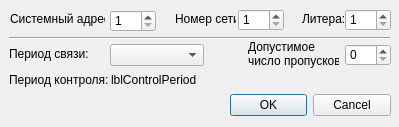
<?xml version="1.0" encoding="UTF-8"?>
<ui version="4.0">
 <class>SetNewNet</class>
 <widget class="QDialog" name="SetNewNet">
  <property name="geometry">
   <rect>
    <x>0</x>
    <y>0</y>
    <width>399</width>
    <height>127</height>
   </rect>
  </property>
  <property name="windowTitle">
   <string>Dialog</string>
  </property>
  <widget class="QDialogButtonBox" name="buttonBox">
   <property name="geometry">
    <rect>
     <x>230</x>
     <y>90</y>
     <width>161</width>
     <height>31</height>
    </rect>
   </property>
   <property name="orientation">
    <enum>Qt::Horizontal</enum>
   </property>
   <property name="standardButtons">
    <set>QDialogButtonBox::Cancel|QDialogButtonBox::Ok</set>
   </property>
  </widget>
  <widget class="QLabel" name="lblLit">
   <property name="geometry">
    <rect>
     <x>302</x>
     <y>6</y>
     <width>50</width>
     <height>26</height>
    </rect>
   </property>
   <property name="text">
    <string>Литера:</string>
   </property>
  </widget>
  <widget class="QLabel" name="lblNN">
   <property name="geometry">
    <rect>
     <x>175</x>
     <y>6</y>
     <width>61</width>
     <height>26</height>
    </rect>
   </property>
   <property name="sizePolicy">
    <sizepolicy hsizetype="Maximum" vsizetype="Preferred">
     <horstretch>0</horstretch>
     <verstretch>0</verstretch>
    </sizepolicy>
   </property>
   <property name="text">
    <string>Номер cети:</string>
   </property>
  </widget>
  <widget class="QSpinBox" name="spnBxNN">
   <property name="geometry">
    <rect>
     <x>238</x>
     <y>9</y>
     <width>46</width>
     <height>22</height>
    </rect>
   </property>
   <property name="sizePolicy">
    <sizepolicy hsizetype="Maximum" vsizetype="Fixed">
     <horstretch>0</horstretch>
     <verstretch>0</verstretch>
    </sizepolicy>
   </property>
   <property name="minimum">
    <number>1</number>
   </property>
   <property name="maximum">
    <number>126</number>
   </property>
  </widget>
  <widget class="QSpinBox" name="spnBxLit">
   <property name="geometry">
    <rect>
     <x>345</x>
     <y>9</y>
     <width>46</width>
     <height>22</height>
    </rect>
   </property>
   <property name="sizePolicy">
    <sizepolicy hsizetype="Maximum" vsizetype="Fixed">
     <horstretch>0</horstretch>
     <verstretch>0</verstretch>
    </sizepolicy>
   </property>
   <property name="minimum">
    <number>1</number>
   </property>
   <property name="maximum">
    <number>4</number>
   </property>
  </widget>
  <widget class="QLabel" name="lblSkipNum_txt">
   <property name="geometry">
    <rect>
     <x>248</x>
     <y>38</y>
     <width>91</width>
     <height>31</height>
    </rect>
   </property>
   <property name="text">
    <string>Допустимое
число пропусков:</string>
   </property>
  </widget>
  <widget class="QComboBox" name="cmbBxBindPeriod">
   <property name="geometry">
    <rect>
     <x>110</x>
     <y>44</y>
     <width>94</width>
     <height>22</height>
    </rect>
   </property>
  </widget>
  <widget class="QLabel" name="lblControlPeriod_txt">
   <property name="geometry">
    <rect>
     <x>9</x>
     <y>72</y>
     <width>101</width>
     <height>16</height>
    </rect>
   </property>
   <property name="text">
    <string>Период контроля:</string>
   </property>
  </widget>
  <widget class="QSpinBox" name="spnBxSkipNum">
   <property name="geometry">
    <rect>
     <x>345</x>
     <y>44</y>
     <width>46</width>
     <height>22</height>
    </rect>
   </property>
  </widget>
  <widget class="QLabel" name="lblBindPeriod_txt">
   <property name="geometry">
    <rect>
     <x>9</x>
     <y>46</y>
     <width>91</width>
     <height>16</height>
    </rect>
   </property>
   <property name="text">
    <string>Период связи:</string>
   </property>
  </widget>
  <widget class="QLabel" name="lblControlPeriod">
   <property name="geometry">
    <rect>
     <x>111</x>
     <y>72</y>
     <width>91</width>
     <height>16</height>
    </rect>
   </property>
   <property name="text">
    <string>lblControlPeriod</string>
   </property>
  </widget>
  <widget class="Line" name="line">
   <property name="geometry">
    <rect>
     <x>9</x>
     <y>30</y>
     <width>381</width>
     <height>16</height>
    </rect>
   </property>
   <property name="orientation">
    <enum>Qt::Horizontal</enum>
   </property>
  </widget>
  <widget class="QLabel" name="lblSysAddress">
   <property name="geometry">
    <rect>
     <x>10</x>
     <y>11</y>
     <width>95</width>
     <height>16</height>
    </rect>
   </property>
   <property name="text">
    <string>Системный адрес:</string>
   </property>
  </widget>
  <widget class="QSpinBox" name="spnBxSysAddress">
   <property name="geometry">
    <rect>
     <x>110</x>
     <y>10</y>
     <width>46</width>
     <height>22</height>
    </rect>
   </property>
   <property name="minimum">
    <number>1</number>
   </property>
   <property name="maximum">
    <number>3</number>
   </property>
  </widget>
 </widget>
 <resources/>
 <connections>
  <connection>
   <sender>buttonBox</sender>
   <signal>accepted()</signal>
   <receiver>SetNewNet</receiver>
   <slot>accept()</slot>
   <hints>
    <hint type="sourcelabel">
     <x>248</x>
     <y>254</y>
    </hint>
    <hint type="destinationlabel">
     <x>157</x>
     <y>274</y>
    </hint>
   </hints>
  </connection>
  <connection>
   <sender>buttonBox</sender>
   <signal>rejected()</signal>
   <receiver>SetNewNet</receiver>
   <slot>reject()</slot>
   <hints>
    <hint type="sourcelabel">
     <x>316</x>
     <y>260</y>
    </hint>
    <hint type="destinationlabel">
     <x>286</x>
     <y>274</y>
    </hint>
   </hints>
  </connection>
 </connections>
</ui>
